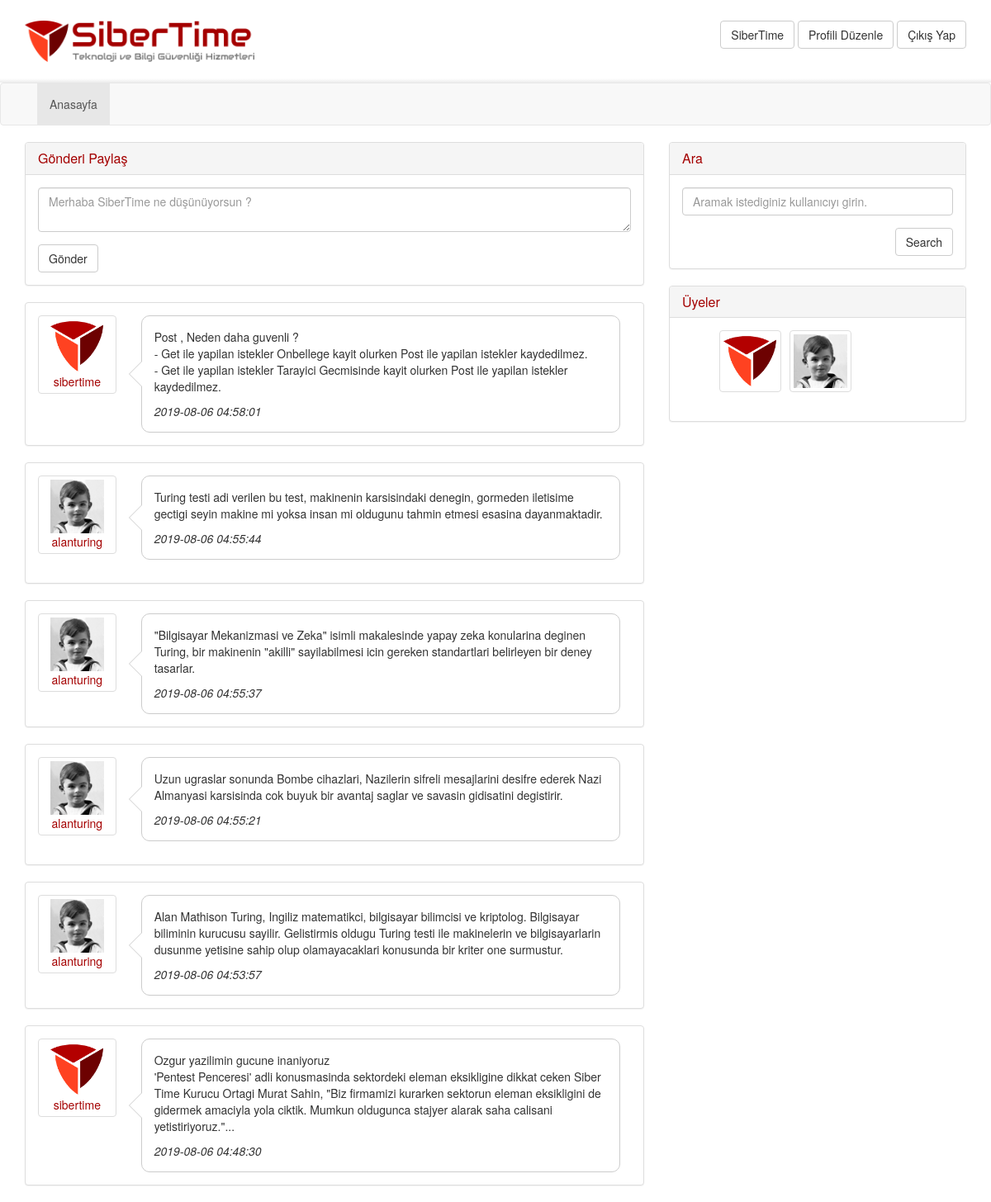
/index.php (signed in), run on the app's committed database.
### tables this page shows
CREATE TABLE `users` (
  `userId` int(11) NOT NULL,
  `username` varchar(250) NOT NULL,
  `password` varchar(250) NOT NULL,
  `userNameSurname` varchar(250) NOT NULL,
  `userEmail` varchar(250) NOT NULL,
  `userCity` varchar(250) NOT NULL,
  `userImage` varchar(500) NOT NULL DEFAULT '/img/mustafa-kemal-ataturk.jpg'
);

CREATE TABLE `posts` (
  `postId` int(11) NOT NULL,
  `postUserId` int(11) NOT NULL,
  `postContent` varchar(500) NOT NULL,
  `postDate` datetime NOT NULL DEFAULT CURRENT_TIMESTAMP
);

### index.php (the view, shortened to what this page needs)
<!DOCTYPE html>
<html lang="en">
<?php require_once 'include/head.php' ?>
<body>
<?php
$userQuery = mysql_query("SELECT * FROM users WHERE userId = '{$_SESSION['login']}'");
if (mysql_affected_rows()) {
    @$userRow = mysql_fetch_assoc($userQuery);
}
?>
<header>
    <div class="container">
        <img style="height: 50px;" src="img/logo.png" class="logo" alt="">
        <form class="form-inline">
            <a type="submit" href="profile.php?id=<?php echo $userRow['userId'] ?>"
               class="btn btn-default"><?php echo $userRow['userNameSurname'] ?></a>
            <a type="submit" href="editProfile.php?id=<?php echo $userRow['userId'] ?>" class="btn btn-default">Profili
                Düzenle</a>
            <a type="submit" href="logout.php" class="btn btn-default">Çıkış Yap</a>
        </form>
    </div>
</header>
<?php require_once 'include/nav.php' ?>
<section>
    <div class="container">
        <div class="row">
            <div class="col-md-8">
                <div class="panel panel-default">
                    <div class="panel-heading">
                        <h3 class="panel-title">Gönderi Paylaş</h3>
                    </div>
                    <div class="panel-body">
                        <form method="post">
                            <div class="form-group">
                                <textarea name="postContent" class="form-control"
                                          placeholder="Merhaba <?php echo $userRow['userNameSurname'] ?> ne düşünüyorsun ?"></textarea>
                            </div>
                            <button name="postSender" type="submit" class="btn btn-default">Gönder</button>
                        </form>
                    </div>
                </div>
                <?php
                $query = mysql_query("SELECT * FROM posts p join users u on p.postUserId = u.userId order by p.postId desc");
                if (mysql_affected_rows()) {
                    while ($row = mysql_fetch_assoc($query)) {
                        ?>
                        <div class="panel panel-default post">
                            <div class="panel-body">
                                <div class="row">
                                    <div class="col-sm-2">
                                        <a href="profile.php?id=<?php echo $row['userId'] ?>"
                                           class="post-avatar thumbnail"><img style="width: 65px;height: 65px"
                                                                              src="<?php echo $row['userImage'] ?>"
                                                                              alt="">
                                            <div class="text-center"><?php echo $row['username'] ?></div>
                                        </a>
                                    </div>
                                    <div class="col-sm-10">
                                        <div class="bubble">
                                            <div class="pointer">
                                                <p>
                                                    <?php echo $row['postContent'] ?>
                                                </p>
                                                <i><?php echo $row['postDate'] ?></i>
                                            </div>
                                        </div>
                                    </div>
                                </div>
                            </div>
                        </div>
                        <?php
                    }
                }
                ?>
            </div>
            <div class="col-md-4">
                <div class="panel panel-default friends">
                    <div class="panel-heading">
                        <h3 class="panel-title">Ara</h3>
                    </div>
                    <div class="panel-body">
                        <form action="search.php" method="get">
                            <div class="form-group">
                                <input type="text" name="user" placeholder="Aramak istediginiz kullanıcıyı girin." class="form-control">
                            </div>
                            <div class="pull-right">
                                <div class="btn-toolbar">
                                    <input class="btn btn-default" type="submit" value="Search" />
                                </div>
                            </div>
                        </form>
                        <div class="clearfix"></div>
                    </div>
                </div>
            </div>
            <div class="col-md-4">
                <div class="panel panel-default friends">
                    <div class="panel-heading">
                        <h3 class="panel-title">Üyeler</h3>
                    </div>
                    <div class="panel-body">
                        <ul>
                            <?php
                            $userQuery = mysql_query("SELECT * FROM users");
                            if (mysql_affected_rows()) {
                                while ($usersRows = mysql_fetch_assoc($userQuery)) {
                                    ?>
                                    <li><a href="profile.php?id=<?php echo $usersRows['userId'] ?>"
                                           class="thumbnail"><img style="width: 65px;height: 65px"
                                                                  src="<?php echo $usersRows['userImage'] ?>"
                                                                  alt=""></a></li>
                                    <?php
                                }
                            }
                            ?>
                        </ul>
                    </div>
                </div>
            </div>
        </div>
    </div>
</section>

### include/head.php (shortened to what this page needs)
<head>
    <link href="css/bootstrap.css" rel="stylesheet">
    <link href="css/style.css" rel="stylesheet">
    <link href="css/font-awesome.css" rel="stylesheet">
</head>

### include/nav.php (shortened to what this page needs)
<nav class="navbar navbar-default">
    <div class="container">
        <div id="navbar" class="collapse navbar-collapse">
            <ul class="nav navbar-nav">
                <li class="active"><a href="index.php">Anasayfa</a></li>
            </ul>
        </div>
    </div>
</nav>

### css/style.css (style rules this page uses)
header { background-image: linear-gradient(#fff, #fff 95%, #ececec); color:#fff; min-height: 100px; padding-top: 25px; }
header form { float:right; }
header .logo { float:left; }
.panel-heading { color: #a40000 !important }
.bubble { position: relative; width: 580px; min-height: 65px; padding: 15px; background: #fff; border-radius: 10px; border: 1px solid #ccc; }
.bubble:after { content:''; position: absolute; border-style: solid; border-width: 15px 15px 15px 0; border-color: transparent #fff; display: block; width: 0; z-index: 1; margin-top: -15px; left:-15px; top: 50%; }
.bubble:before { content:''; position: absolute; border-style: solid; border-width: 15px 15px 15px 0; border-color: transparent #ccc; display: block; width: 0; z-index: 0; margin-top: -15px; left:-16px; top: 50%; }
.friends li { list-style: none; padding:0 5px; display:inline; float:left; }
.friends img { width: 55px; }

### data on the page
users: userNameSurname "SiberTime", postContent "Merhaba SiberTime ne düşünüyorsun ?", userImage (picture)
posts: users.userImage (picture), users.username "sibertime", postContent "Post , Neden daha guvenli ? - Get ile yapilan istekler Onbellege kayit olurken Post ile yapilan istekler kaydedilmez. - Get ile yapilan istekler Tarayici Gecmisinde kayit olurken Post ile yapilan istekler kaydedilmez.", postDate "2019-08-06 04:58:01"
posts: users.userImage (picture), users.username "alanturing", postContent "Turing testi adi verilen bu test, makinenin karsisindaki denegin, gormeden iletisime gectigi seyin makine mi yoksa insan mi oldugunu tahmin etmesi esasina dayanmaktadir.", postDate "2019-08-06 04:55:44"
posts: users.userImage (picture), users.username "alanturing", postContent "\"Bilgisayar Mekanizmasi ve Zeka\" isimli makalesinde yapay zeka konularina deginen Turing, bir makinenin \"akilli\" sayilabilmesi icin gereken standartlari belirleyen bir deney tasarlar.", postDate "2019-08-06 04:55:37"
posts: users.userImage (picture), users.username "alanturing", postContent "Uzun ugraslar sonunda Bombe cihazlari, Nazilerin sifreli mesajlarini desifre ederek Nazi Almanyasi karsisinda cok buyuk bir avantaj saglar ve savasin gidisatini degistirir.", postDate "2019-08-06 04:55:21"
posts: users.userImage (picture), users.username "alanturing", postContent "Alan Mathison Turing, Ingiliz matematikci, bilgisayar bilimcisi ve kriptolog. Bilgisayar biliminin kurucusu sayilir. Gelistirmis oldugu Turing testi ile makinelerin ve bilgisayarlarin dusunme yetisine sahip olup olamayacaklari konusunda bir kriter one surmustur.", postDate "2019-08-06 04:53:57"
posts: users.userImage (picture), users.username "sibertime", postContent "Ozgur yazilimin gucune inaniyoruz 'Pentest Penceresi' adli konusmasinda sektordeki eleman eksikligine dikkat ceken Siber Time Kurucu Ortagi Murat Sahin, \"Biz firmamizi kurarken sektorun eleman eksikligini de gidermek amaciyla yola ciktik. Mumkun oldugunca stajyer alarak saha calisani yetistiriyoruz.\"...", postDate "2019-08-06 04:48:30"
users: userImage (picture)
